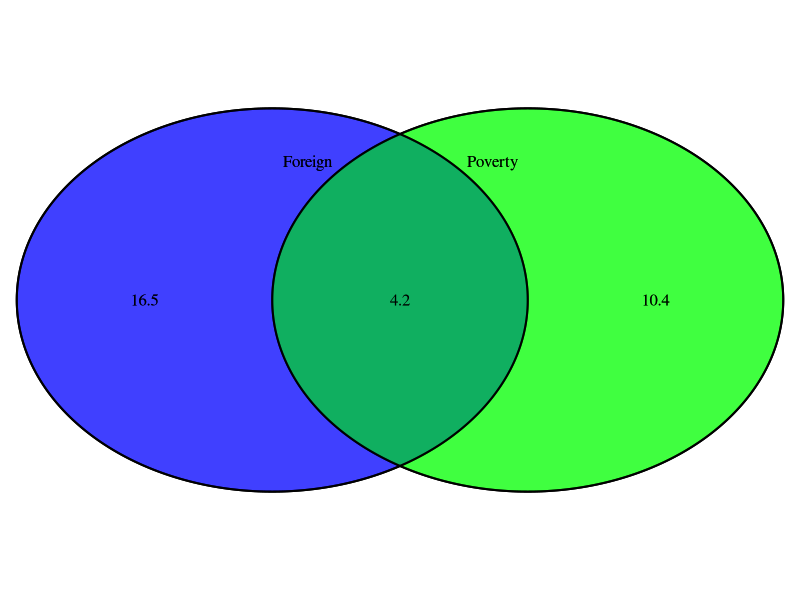
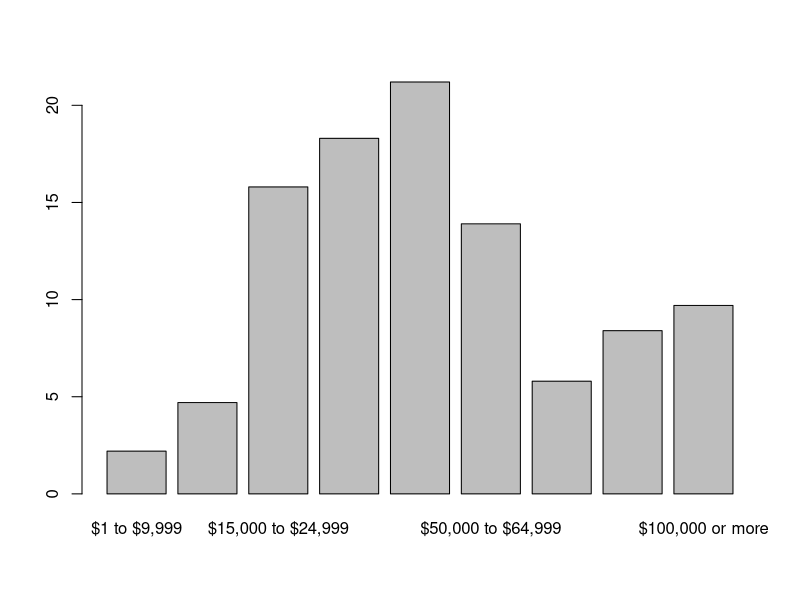

Write R code to recreate these figures, in order.
## ---- chunk 1
knitr::opts_chunk$set(echo = TRUE)

## ---- chunk 2
library(VennDiagram)
library(grid)
ven_d <- draw.pairwise.venn(14.6, 20.7, 4.2, c("Foreign", "Poverty"),  scale = FALSE, fill = c("green", "blue"))
grid.draw(ven_d)

## ---- chunk 3
n_bags <- c(0, 1, 2)
fee <- c(0,25,35)
pass <- c(0.54, 0.34, 0.12)
baggage <- data.frame(n_bags,fee,pass)
print(baggage)
## ---- chunk 4
avg <- sum((baggage$pass*baggage$fee))/sum(baggage$pass)
print(avg)
## ---- chunk 5
sd <- sqrt(0.54*(0-avg)^2 + 0.34*(25-avg)^2 + 0.12*(35-avg)^2)
print(sd)
## ---- chunk 6
revenue_120 <- (65*0 + 41*25 + 14 * 35)
print(revenue_120)
## ---- chunk 7
avg_120 <- revenue_120/120
sd_120 <- sqrt(0.54*(0-avg_120)^2 + 0.34*(25-avg_120)^2 + 0.12*(35-avg_120)^2)
print(sd_120)

## ---- chunk 8
dist <- data.frame(
i <- c("$1 to $9,999","$10,000 to $14,999","$15,000 to $24,999","$25,000 to $34,999","$35,000 to $49,999","$50,000 to $64,999","$65,000 to $74,999","$75,000 to $99,999","$100,000 or more"),
t <- c(2.2,4.7,15.8,18.3,21.2,13.9,5.8,8.4,9.7))

barplot(dist$t, names.arg=i)
